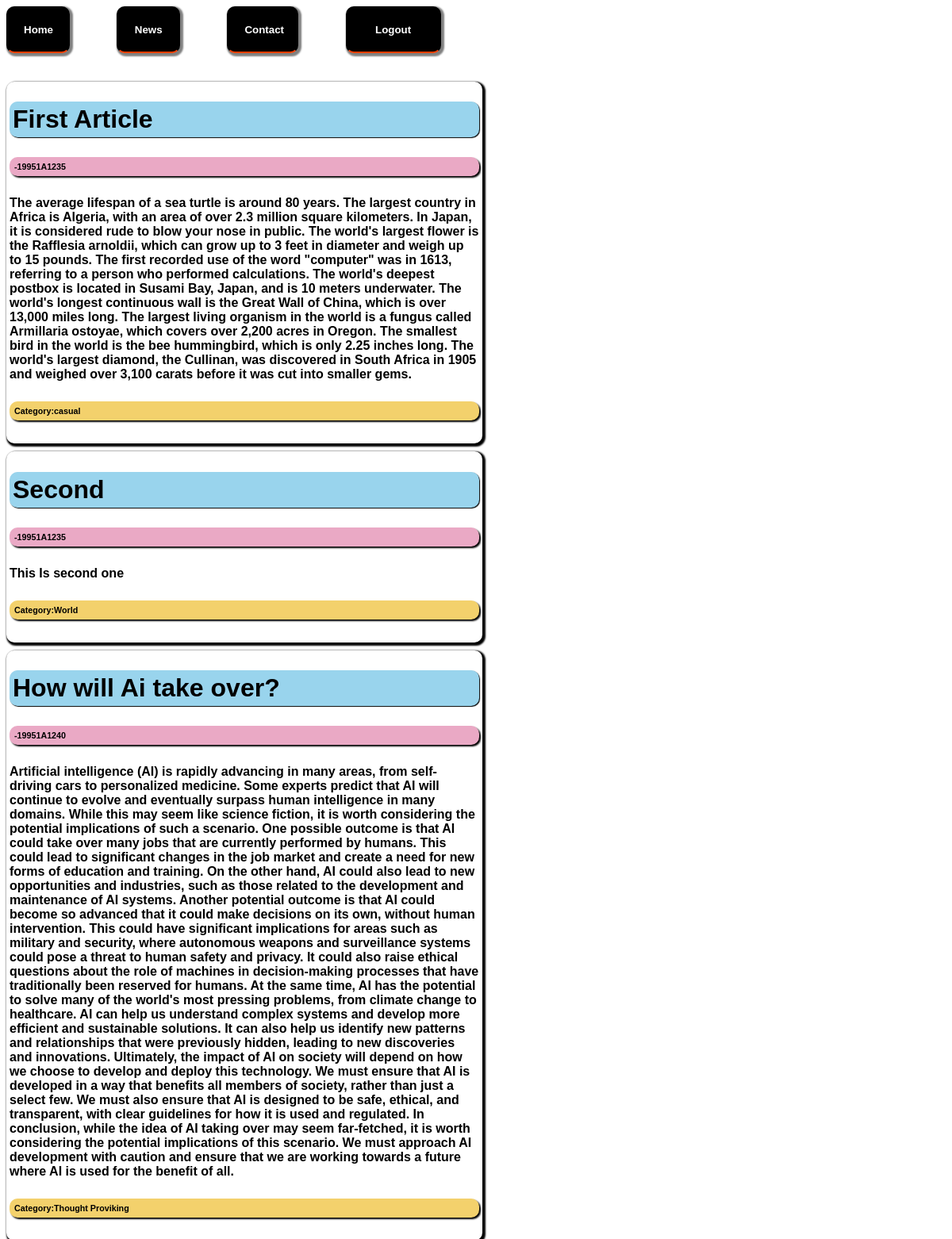
The page /guest on the database its author committed.
### tables this page shows
CREATE TABLE articles (title String (50) PRIMARY KEY, author String (50), Content text, Category String (100));

### app.py (the view)
@app.route('/guest')
def guest():
    conn=sqlite3.connect('News.db')
    h=conn.execute('select * from articles')
    articles=h.fetchall()
    return render_template('guest.html',articles=articles)

### Templates/guest.html (shortened to what this page needs)
<!DOCTYPE html>
<html lang="en">
<head>
</head>
<body>
    <div class="container">
    <form action="/guesthome" method="POST">
        <input type="submit" name="submit" id="button1" value="Home">
    </form>
    <form action="/guestnews" method="POST">
        <input type="submit" name="submit" id="button2" value="News">
    </form>
    <form action="/guestcontact" method="POST">
        <input type="submit" name="submit" id="button3" value="Contact">
    </form>
    <form action="/logout" method="POST">
        <input type="submit" name="submit" id="button4" value="Logout">
    </form>
    </div>
    <br><br>
    <div class="wholecontainer">
    {% for i in articles %}
    <div class="newscontainer">
        <h1>{{i[0]}}</h1>
        <h6 id="author">-{{i[1]}}</h6>
        <p>{{i[2]}}</p>
        <h6 id="category">Category:{{i[3]}}</h6>
    </div>
    {% endfor %}
    </div>
</body>
</html>

### Templates/guest.html (style rules this page uses)
body { font-family: Arial, Helvetica, sans-serif; font-weight: bold; }
#button1 { font-family: Arial, Helvetica, sans-serif; font-weight: bold; color: white; background-color: black; border-radius: 10px; border-style: solid; box-shadow: 2px 2px 2px 2px grey; border-bottom-color: rgb(255, 64, 0); width: 80px; padding: 20px; }
#button2 { font-family: Arial, Helvetica, sans-serif; font-weight: bold; color: white; background-color: black; border-radius: 10px; border-style: solid; box-shadow: 2px 2px 2px 2px grey; border-bottom-color: rgb(255, 64, 0); width: 80px; padding: 20px; }
#button3 { font-family: Arial, Helvetica, sans-serif; font-weight: bold; color: white; background-color: black; border-radius: 10px; border-style: solid; box-shadow: 2px 2px 2px 2px grey; border-bottom-color: rgb(255, 64, 0); width: 90px; padding: 20px; }
p { word-wrap: break-word; }
#button4 { font-family: Arial, Helvetica, sans-serif; font-weight: bold; color: white; background-color: black; border-radius: 10px; border-style: solid; box-shadow: 2px 2px 2px 2px grey; border-bottom-color: rgb(255, 64, 0); width: 120px; padding: 20px; }
.container { display: flex; flex-direction: row; gap: 5%; flex-wrap: wrap; row-gap: 15px; }
.newscontainer { border-style: none; width: 50%; padding: 4px 4px; border-radius: 10px; box-shadow: 2px 2px 2px 2px black; }
.wholecontainer { display: flex; flex-direction: column; gap: 10px; }
h1 { color: rgb(0, 0, 0); background-color: rgb(153, 212, 237); padding: 4px 4px; border-radius: 10px; box-shadow: 1px 1px 1px rgb(0, 0, 0); word-wrap: break-word; }
#author { background-color: rgb(234, 169, 197); color: black; padding: 6px 6px; border-radius: 10px; box-shadow: 2px 2px 2px black; word-wrap: break-word; }
#category { background-color: rgb(243, 209, 108); color: rgb(0, 0, 0); padding: 6px 6px; border-radius: 10px; box-shadow: 2px 2px 2px black; word-wrap: break-word; }

### rows shown on the page
articles: title "First Article", author "19951A1235", Content "The average lifespan of a sea turtle is around 80 years. The largest country in Africa is Algeria, with an area of over 2.3 million square kilometers. In Japan, it is considered rude to blow your nose in public. The world's largest flower is the Rafflesia arnoldii, which can grow up to 3 feet in diameter and weigh up to 15 pounds. The first recorded use of the word \"computer\" was in 1613, referring to a person who performed calculations. The world's deepest postbox is located in Susami Bay, Japan, and is 10 meters underwater. The world's longest continuous wall is the Great Wall of China, which is over 13,000 miles long. The largest living organism in the world is a fungus called Armillaria…", Category "casual"
articles: title "Second", author "19951A1235", Content "This Is second one", Category "World"
articles: title "How will Ai take over?", author "19951A1240", Content "Artificial intelligence (AI) is rapidly advancing in many areas, from self-driving cars to personalized medicine. Some experts predict that AI will continue to evolve and eventually surpass human intelligence in many domains. While this may seem like science fiction, it is worth considering the potential implications of such a scenario. One possible outcome is that AI could take over many jobs that are currently performed by humans. This could lead to significant changes in the job market and create a need for new forms of education and training. On the other hand, AI could also lead to new opportunities and industries, such as those related to the development and maintenance of AI systems.…", Category "Thought Proviking"
